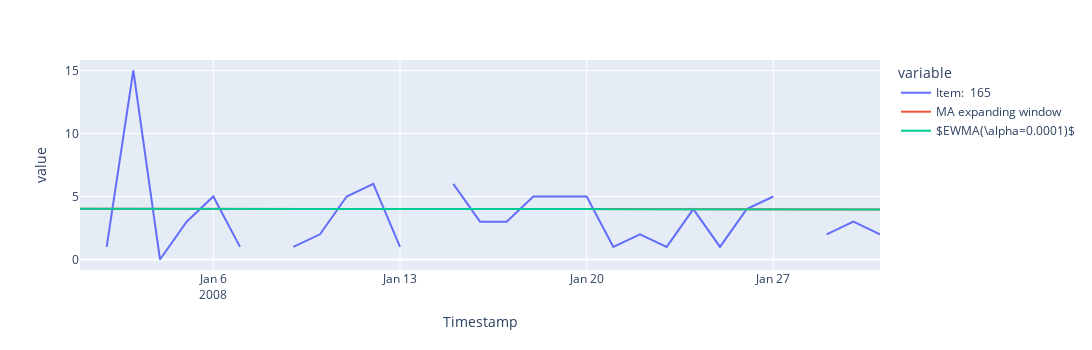

Notebook source saved alongside this figure:
### Code cell
# Compare EWMA (alpha = 0.001) and Expanding
alpha_small = 0.0001
ts.loc[start_period:end_period][[item_name]].merge(
      ts[[item_name]].ffill().expanding().mean().loc[start_period:end_period].rename(columns = {item_name:'MA expanding window'}),  # MA with expanding window
      how='inner', left_index = True, right_index = True
      ).merge(
      ts[[item_name]].ffill().ewm(alpha=alpha_small).mean().loc[start_period:end_period].rename(columns = {item_name:'$EWMA(\\alpha={0})$'.format(alpha_small)}),  # ewma with small alpha
      how='inner', left_index = True, right_index = True
      ).plot().update_layout(height=350, width=1300)

### Figure 1 — Plotly figure (JSON) as saved in the notebook; plotly's stock layout.template omitted (floating-point values rounded to 4 significant figures)
{"data": [{"hovertemplate": "variable=Item:  165<br>Timestamp=%{x}<br>value=%{y}<extra></extra>", "legendgroup": "Item:  165", "line": {"color": "#636efa", "dash": "solid"}, "marker": {"symbol": "circle"}, "mode": "lines", "name": "Item:  165", "orientation": "v", "showlegend": true, "type": "scatter", "x": ["2008-01-01T00:00:00", "2008-01-02T00:00:00", "2008-01-03T00:00:00", "2008-01-04T00:00:00", "2008-01-05T00:00:00", "2008-01-06T00:00:00", "2008-01-07T00:00:00", "2008-01-08T00:00:00", "2008-01-09T00:00:00", "2008-01-10T00:00:00", "2008-01-11T00:00:00", "2008-01-12T00:00:00", "2008-01-13T00:00:00", "2008-01-14T00:00:00", "2008-01-15T00:00:00", "2008-01-16T00:00:00", "2008-01-17T00:00:00", "2008-01-18T00:00:00", "2008-01-19T00:00:00", "2008-01-20T00:00:00", "2008-01-21T00:00:00", "2008-01-22T00:00:00", "2008-01-23T00:00:00", "2008-01-24T00:00:00", "2008-01-25T00:00:00", "2008-01-26T00:00:00", "2008-01-27T00:00:00", "2008-01-28T00:00:00", "2008-01-29T00:00:00", "2008-01-30T00:00:00", "2008-01-31T00:00:00"], "xaxis": "x", "y": [null, 1, 15, 0, 3, 5, 1, null, 1, 2, 5, 6, 1, null, 6, 3, 3, 5, 5, 5, 1, 2, 1, 4, 1, 4, 5, null, 2, 3, 2], "yaxis": "y"}, {"hovertemplate": "variable=MA expanding window<br>Timestamp=%{x}<br>value=%{y}<extra></extra>", "legendgroup": "MA expanding window", "line": {"color": "#EF553B", "dash": "solid"}, "marker": {"symbol": "circle"}, "mode": "lines", "name": "MA expanding window", "orientation": "v", "showlegend": true, "type": "scatter", "x": ["2008-01-01T00:00:00", "2008-01-02T00:00:00", "2008-01-03T00:00:00", "2008-01-04T00:00:00", "2008-01-05T00:00:00", "2008-01-06T00:00:00", "2008-01-07T00:00:00", "2008-01-08T00:00:00", "2008-01-09T00:00:00", "2008-01-10T00:00:00", "2008-01-11T00:00:00", "2008-01-12T00:00:00", "2008-01-13T00:00:00", "2008-01-14T00:00:00", "2008-01-15T00:00:00", "2008-01-16T00:00:00", "2008-01-17T00:00:00", "2008-01-18T00:00:00", "2008-01-19T00:00:00", "2008-01-20T00:00:00", "2008-01-21T00:00:00", "2008-01-22T00:00:00", "2008-01-23T00:00:00", "2008-01-24T00:00:00", "2008-01-25T00:00:00", "2008-01-26T00:00:00", "2008-01-27T00:00:00", "2008-01-28T00:00:00", "2008-01-29T00:00:00", "2008-01-30T00:00:00", "2008-01-31T00:00:00"], "xaxis": "x", "y": [4.029, 4.02, 4.051, 4.04, 4.037, 4.04, 4.031, 4.022, 4.014, 4.008, 4.011, 4.017, 4.008, 4, 4.006, 4.003, 4, 4.003, 4.005, 4.008, 4, 3.995, 3.987, 3.987, 3.979, 3.979, 3.981, 3.984, 3.979, 3.976, 3.971], "yaxis": "y"}, {"hovertemplate": "variable=$EWMA(\\alpha=0.0001)$<br>Timestamp=%{x}<br>value=%{y}<extra></extra>", "legendgroup": "$EWMA(\\alpha=0.0001)$", "line": {"color": "#00cc96", "dash": "solid"}, "marker": {"symbol": "circle"}, "mode": "lines", "name": "$EWMA(\\alpha=0.0001)$", "orientation": "v", "showlegend": true, "type": "scatter", "x": ["2008-01-01T00:00:00", "2008-01-02T00:00:00", "2008-01-03T00:00:00", "2008-01-04T00:00:00", "2008-01-05T00:00:00", "2008-01-06T00:00:00", "2008-01-07T00:00:00", "2008-01-08T00:00:00", "2008-01-09T00:00:00", "2008-01-10T00:00:00", "2008-01-11T00:00:00", "2008-01-12T00:00:00", "2008-01-13T00:00:00", "2008-01-14T00:00:00", "2008-01-15T00:00:00", "2008-01-16T00:00:00", "2008-01-17T00:00:00", "2008-01-18T00:00:00", "2008-01-19T00:00:00", "2008-01-20T00:00:00", "2008-01-21T00:00:00", "2008-01-22T00:00:00", "2008-01-23T00:00:00", "2008-01-24T00:00:00", "2008-01-25T00:00:00", "2008-01-26T00:00:00", "2008-01-27T00:00:00", "2008-01-28T00:00:00", "2008-01-29T00:00:00", "2008-01-30T00:00:00", "2008-01-31T00:00:00"], "xaxis": "x", "y": [4.023, 4.015, 4.046, 4.035, 4.032, 4.035, 4.026, 4.017, 4.009, 4.003, 4.006, 4.011, 4.003, 3.994, 4.0, 3.997, 3.994, 3.997, 4.0, 4.003, 3.995, 3.989, 3.981, 3.981, 3.973, 3.973, 3.976, 3.978, 3.973, 3.97, 3.965], "yaxis": "y"}], "layout": {"height": 350, "legend": {"title": {"text": "variable"}, "tracegroupgap": 0}, "margin": {"t": 60}, "width": 1300, "xaxis": {"anchor": "y", "domain": [0, 1], "title": {"text": "Timestamp"}}, "yaxis": {"anchor": "x", "domain": [0, 1], "title": {"text": "value"}}}}
